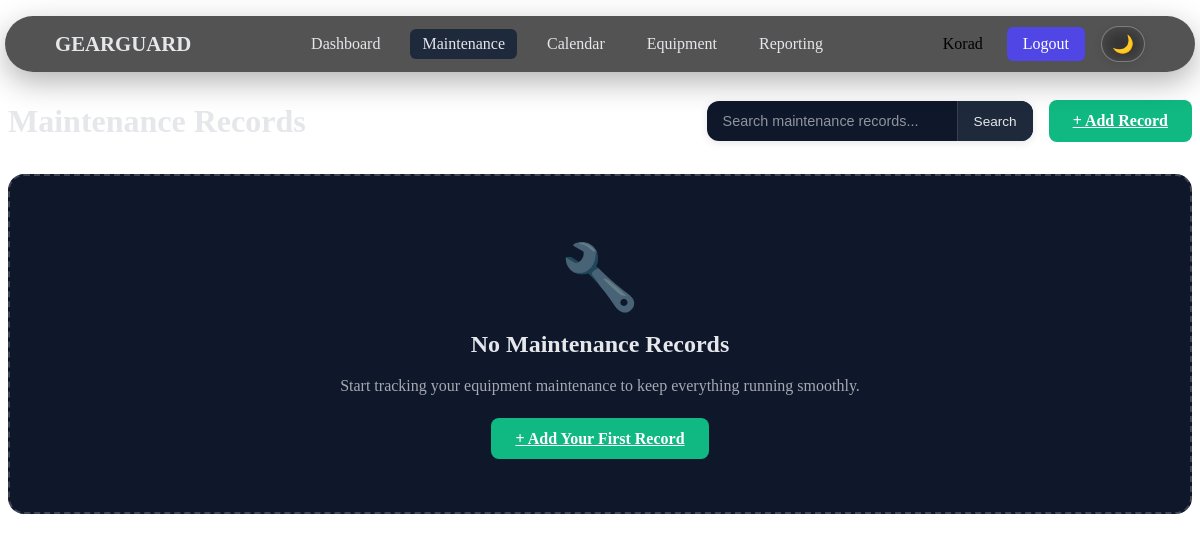
The page /maintenance/ (signed in) on the database as committed earlier.
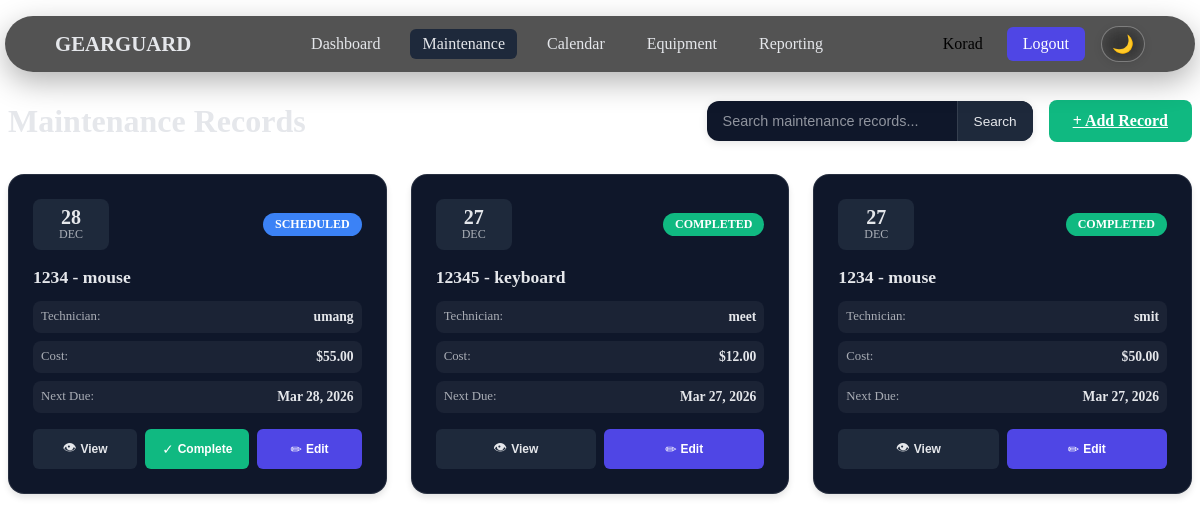
The same page on the database as committed later.
### maintenance/models.py (models this page shows, shortened)
class MaintenanceRecord(models.Model):
    STATUS_CHOICES = [
        ("scheduled", "Scheduled"),
        ("completed", "Completed"),
        ("overdue", "Overdue"),
    ]
    equipment = models.ForeignKey('equipment.Equipment', on_delete=models.CASCADE, related_name='maintenance_records')
    service_date = models.DateField()
    technician = models.CharField(max_length=100, blank=True)
    cost = models.DecimalField(max_digits=10, decimal_places=2, default=0)
    remarks = models.TextField(blank=True)
    next_due = models.DateField(null=True, blank=True)
    status = models.CharField(max_length=20, choices=STATUS_CHOICES, default='scheduled')

### equipment/models.py (models this page shows)
class Equipment(models.Model):
    STATUS_CHOICES = [
        ("active", "Active"),
        ("inactive", "Inactive"),
    ]
    asset_id = models.CharField(max_length=50, unique=True)
    name = models.CharField(max_length=120)
    category = models.ForeignKey(EquipmentCategory, on_delete=models.SET_NULL, null=True, related_name="equipments")
    company = models.CharField(max_length=100, blank=True)
    serial_no = models.CharField(max_length=100, blank=True)
    technician = models.CharField(max_length=100, blank=True)
    maintenance_team = models.CharField(max_length=100, blank=True)
    assigned_date = models.DateField(null=True, blank=True)
    maintenance_interval_days = models.PositiveIntegerField(default=90)
    status = models.CharField(max_length=20, choices=STATUS_CHOICES, default="active")
    description = models.TextField(blank=True)
    def __str__(self) -> str:
        return f"{self.asset_id} - {self.name}"

### maintenance/views.py (the view)
# urls.py: path('', views.maintenance_list, name='list'),
@login_required
def maintenance_list(request):
    records = (
        MaintenanceRecord.objects
        .select_related('equipment', 'equipment__category')
        .order_by('-service_date')
    )
    equipment_list = Equipment.objects.filter(status='active').order_by('name')
    return render(request, 'maintenance/list.html', {
        'records': records,
        'equipment_list': equipment_list
    })

### templates/maintenance/list.html (shortened to what this page needs)
{% extends 'base.html' %}
{% block content %}
<div class="maintenance-header">
    <h1>Maintenance Records</h1>
    <div class="maintenance-actions">
        <form class="search-form" method="get">
            <input type="search" name="q" placeholder="Search maintenance records..." value="{{ request.GET.q }}">
            <button type="submit">Search</button>
        </form>
        <a href="/maintenance/add/" class="add-record-btn">
            + Add Record
        </a>
    </div>
</div>
<div class="maintenance-grid">
    {% for r in records %}
    <div class="maintenance-card" onclick="openEditModal('{{ r.id }}')">
        <div class="record-header">
            <div class="record-date">
                <span class="date-day">{{ r.service_date|date:"d" }}</span>
                <span class="date-month">{{ r.service_date|date:"M" }}</span>
            </div>
            <div class="record-status status-{{ r.status }}">
                {{ r.get_status_display }}
            </div>
        </div>
        <div class="record-body">
            <h3 class="equipment-name" onclick="event.stopPropagation(); viewEquipment('{{ r.equipment.id }}')">{{ r.equipment }}</h3>
            <div class="record-meta">
                <div class="meta-item">
                    <span class="meta-label">Technician:</span>
                    <span class="meta-value">{{ r.technician|default:"Unassigned" }}</span>
                </div>
                <div class="meta-item">
                    <span class="meta-label">Cost:</span>
                    <span class="meta-value">${{ r.cost|default:"0" }}</span>
                </div>
                {% if r.next_due %}
                <div class="meta-item">
                    <span class="meta-label">Next Due:</span>
                    <span class="meta-value">{{ r.next_due|date:"M d, Y" }}</span>
                </div>
                {% endif %}
            </div>
        </div>
        <div class="record-footer">
            <div class="record-actions">
                <button class="action-btn view-btn" onclick="event.stopPropagation(); viewRecord('{{ r.id }}')"
                    title="View full details of this maintenance record"
                    <span class="btn-icon">👁</span>
                    <span class="btn-text">View</span>
                </button>
                {% if r.status != 'completed' %}
                <button class="action-btn complete-btn" onclick="event.stopPropagation(); markCompleted('{{ r.id }}')"
                    title="Mark this maintenance record as completed"
                    <span class="btn-icon">✓</span>
                    <span class="btn-text">Complete</span>
                </button>
                {% endif %}
                <button class="action-btn edit-btn" onclick="event.stopPropagation(); openEditModal('{{ r.id }}')"
                    title="Edit this maintenance record"
                    <span class="btn-icon">✏</span>
                    <span class="btn-text">Edit</span>
                </button>
            </div>
        </div>
    </div>
    {% empty %}
    <div class="empty-state">
        <div class="empty-icon">🔧</div>
        <h3>No Maintenance Records</h3>
        <p>Start tracking your equipment maintenance to keep everything running smoothly.</p>
        <a href="/maintenance/add/" class="add-record-btn">
            + Add Your First Record
        </a>
    </div>
    {% endfor %}
</div>
{% endblock %}

### templates/base.html (shortened to what this page needs)
<!doctype html>
<html lang="en" data-theme="dark">
<head>
    <link rel="stylesheet" href="https://cdn.jsdelivr.net/npm/@picocss/pico@2/css/pico.min.css">
</head>
<body>
    <div class="topbar-wrap">
        <div class="topbar">
            <a class="brand" href="/">GEARGUARD</a>
            <nav class="menu" id="mainMenu">
                <a href="/" class="{% if request.path == '/' %}active{% endif %}">Dashboard</a>
                <a href="/maintenance/"
                    class="{% if request.path == '/maintenance/' %}active{% endif %}">Maintenance</a>
                <a href="/calendar/" class="{% if request.path == '/calendar/' %}active{% endif %}">Calendar</a>
                <a href="/equipment/" class="{% if request.path == '/equipment/' %}active{% endif %}">Equipment</a>
                <a href="/notifications/"
                    class="{% if request.path == '/notifications/' %}active{% endif %}">Reporting</a>
            </nav>
            <div class="actions">
                {% if user.is_authenticated %}
                <span class="username">{{ user.username|title }}</span>
                <a class="cta" href="/users/logout/">Logout</a>
                {% else %}
                <a href="/users/login/">Login</a>
                <a class="cta" href="/users/signup/">Get Started</a>
                {% endif %}
                <button class="theme-toggle" id="themeToggle">🌙</button>
            </div>
        </div>
    </div>
    <main class="container">
        {% block content %}{% endblock %}
    </main>
</body>
</html>

### templates/base.html (style rules this page uses)
:root { --bar-bg: #0F172A; --pico-background-color: #000000; --bar-hover: #1E293B; --bar-radius: 10px; --bar-shadow: 0 6px 18px rgba(0, 0, 0, 0.35); --bar-text: #E5E7EB; --text-muted: #9CA3AF; --primary: #4F46E5; --success: #10B981; --warning: #F59E0B; --danger: #EF4444; --border-soft: rgba(255, 255, 255, 0.08); }
.topbar-wrap { position: fixed; top: 16px; left: 50%; transform: translateX(-50%); width: calc(100% - 10px); max-width: 1500px; background: rgba(26, 26, 26, 0.85); border-radius: 999px; backdrop-filter: blur(12px); box-shadow: 0 10px 30px rgba(0,0,0,0.3); overflow: hidden; z-index: 1000; }
.topbar { display: flex; align-items: center; justify-content: space-between; gap: 16px; padding: 10px 50px; width: 100%; box-sizing: border-box; }
main.container { margin-top: 100px; }
.topbar-wrap { background: rgba(26, 26, 26, 0.75); transition: background-color 0.5s ease, border-color 0.3s ease; }
.brand { font-size: 1.3rem; font-weight: 800; color: var(--bar-text); text-decoration: none; margin-right: 30px; }
.menu { display: flex; gap: 18px; white-space: nowrap; flex: .5; }
.menu a { color: var(--bar-text); text-decoration: none; padding: 6px 12px; border-radius: 6px; transition: 0.3s; }
.menu a:hover, .menu a.active { background: var(--bar-hover); }
.actions { display: flex; align-items: center; gap: 16px; margin-left: 30px; }
.username { margin-right: 8px; white-space: nowrap; }
.cta { background: #4f46e5; color: #fff; padding: 8px 16px; border-radius: 6px; text-decoration: none; }
.theme-toggle { width: 44px; height: 36px; border-radius: 18px; border: 1.5px solid rgba(255, 255, 255, 0.3); background: rgba(255, 255, 255, 0.05); color: var(--bar-text); font-size: 1.1rem; cursor: pointer; display: flex; align-items: center; justify-content: center; transition: all 0.3s ease; backdrop-filter: blur(10px); box-shadow: 0 2px 8px rgba(0, 0, 0, 0.1); }
* { transition: background-color 0.5s ease, color 0.3s ease, border-color 0.3s ease; }

Rows that differ between the two databases and show on the page:
added MaintenanceRecord: service_date "28", service_date "DEC", status "SCHEDULED", equipment "1234 - mouse", technician "umang", cost "55.00", next_due "Mar 28, 2026"
added MaintenanceRecord: service_date "27", service_date "DEC", status "COMPLETED", equipment "12345 - keyboard", technician "meet", cost "12.00", next_due "Mar 27, 2026"
added MaintenanceRecord: service_date "27", service_date "DEC", status "COMPLETED", equipment "1234 - mouse", technician "smit", cost "50.00", next_due "Mar 27, 2026"
Other text that changed with them:
text no longer shown: "🔧 No Maintenance Records Start tracking your equipment maintenance to keep everything running smoothly. + Add Your First Record"
